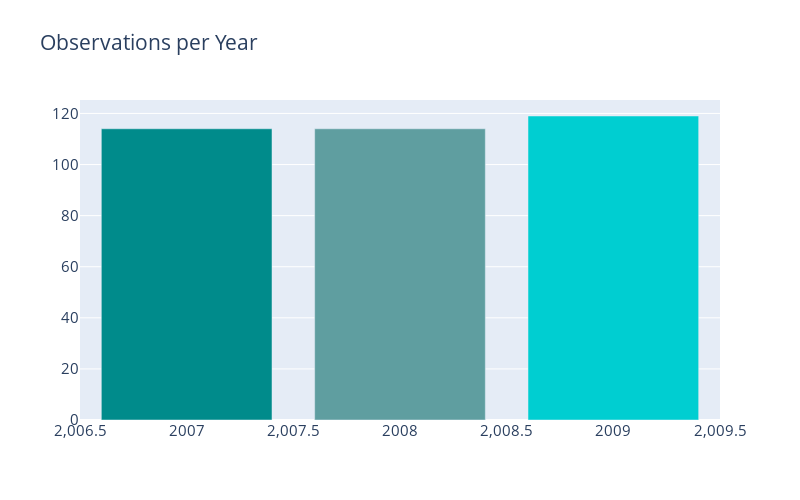

This figure's notebook cell:
### Markdown cell above
From the graph showing species distribution per islands it is visible that:

1) on the **Torgersen** island only the **Adelie** specie can be found, 

2) **Gentoo** specie lives only on **Biscoe** island, and 

3) **Chinstrap** specie lives only on **Dream** island.

### Code cell
# Count the frequency of each value in the 'year' column and create a bar chart
year_counts = Counter(data['year'])

fig = go.Figure(data = [go.Bar(x = list(year_counts.keys()), y = list(year_counts.values()), marker_color = ['darkcyan', 'cadetblue', 'darkturquoise'])])
fig.update_layout(title = "Observations per Year", autosize = False, width = 800, height = 500, font = dict(size = 15))
fig.show()

print('Observations in years: ' + str(year_counts))

### Figure 1 — Plotly figure (JSON) as saved in the notebook; plotly's stock layout.template omitted (floating-point values rounded to 4 significant figures)
{"data": [{"marker": {"color": ["darkcyan", "cadetblue", "darkturquoise"]}, "type": "bar", "x": [2007, 2008, 2009], "y": [114, 114, 119]}], "layout": {"autosize": false, "font": {"size": 15}, "height": 500, "title": {"text": "Observations per Year"}, "width": 800}}
